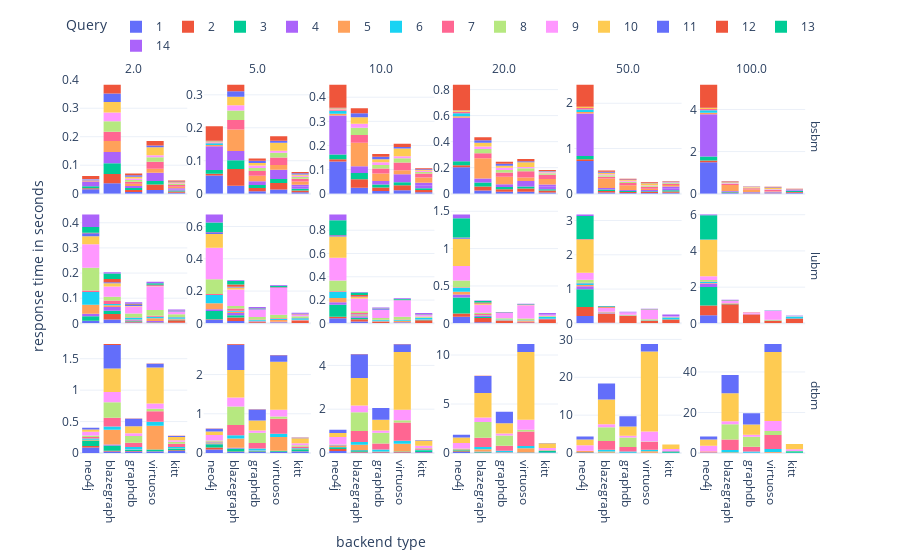

The notebook cell this image was saved under:
### Code cell
fig=px.bar(data_frame=df, x='database', y='time_avg', color='query_idc', facet_col='size', facet_row='bench',facet_row_spacing=0.04, facet_col_spacing=0.022,
    labels = {'database': '', 'time_avg': '', 'query_idc': 'Query', 'bench': ''}, template = 'plotly_white')
fig.update_layout(legend=dict(orientation="h", yanchor="bottom", xanchor="right", x=1, y=1.05))
fig.for_each_annotation(lambda a: a.update(text=a.text.split("=")[-1]))
fig.update_yaxes(matches=None, showticklabels=True)
fig.update_traces(marker_line_width=0)
fig.layout.yaxis7.title.text = 'response time in seconds'
fig.layout.xaxis3.title.text = 'backend type'
fig
